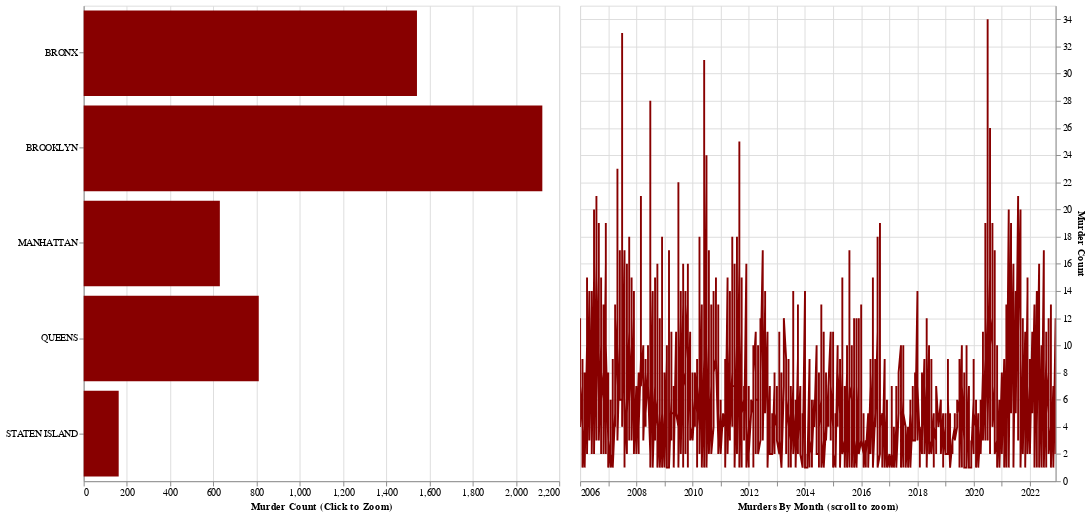

The notebook cell this image was saved under:
### Code cell
print("Overview of Murders by Month, and Borough")
#print("Overview of Murders By Date (Month) and Borough:")
#print("Zoom in for granular detail by month...")
#implement filtering using dynamic
selection = alt.selection(type="multi", fields=['BORO'])

#Create a container for our charts
base= alt.Chart(sh).properties(width=1000,height=500)

#overview chart
overview = alt.Chart(sh).mark_bar().encode(
    y= alt.Y("BORO",title=""),
    x= alt.X("sum(MURDER)",title="Murder Count (Click to Zoom)"),
    color=alt.condition(selection,alt.value("#880000"),alt.value("lightgrey")
    )).add_selection(selection).properties(height=500,width=500)

#detail chart
detailed = alt.Chart(sh).mark_line().encode(
    x= alt.X("OD",title="Murders By Month (scroll to zoom)"),
    y=alt.Y("sum(MURDER)",title="Murder Count",axis=alt.Axis(orient='right')),
    color = alt.value('#880000'),
    tooltip=['OD','BORO','sum(MURDER)']
    #,opacity = alt.condition(selection,alt.value(1),alt.value(.2))

).transform_filter(selection).properties(height=500,width=500).interactive()
overview | detailed

### Figure 1 — Vega-Lite specification as saved in the notebook (floating-point values rounded to 4 significant figures; data arrays with more than 128 entries replaced by an {"elided": "..."} marker saying what was removed)
{"config": {"view": {"continuousWidth": 400, "continuousHeight": 300}}, "hconcat": [{"mark": "bar", "encoding": {"color": {"condition": {"value": "#880000", "selection": "selector018"}, "value": "lightgrey"}, "x": {"aggregate": "sum", "field": "MURDER", "title": "Murder Count (Click to Zoom)", "type": "quantitative"}, "y": {"field": "BORO", "title": "", "type": "nominal"}}, "height": 500, "selection": {"selector018": {"type": "multi", "fields": ["BORO"]}}, "width": 500}, {"mark": "line", "encoding": {"color": {"value": "#880000"}, "tooltip": [{"field": "OD", "type": "temporal"}, {"field": "BORO", "type": "nominal"}, {"aggregate": "sum", "field": "MURDER", "type": "quantitative"}], "x": {"field": "OD", "title": "Murders By Month (scroll to zoom)", "type": "temporal"}, "y": {"aggregate": "sum", "axis": {"orient": "right"}, "field": "MURDER", "title": "Murder Count", "type": "quantitative"}}, "height": 500, "selection": {"selector019": {"type": "interval", "bind": "scales", "encodings": ["x", "y"]}}, "transform": [{"filter": {"selection": "selector018"}}], "width": 500}], "data": {"name": "data-b5767567ba7efcdc1bf2decf4cd72090"}, "$schema": "https://vega.github.io/schema/vega-lite/v4.17.0.json", "datasets": {"data-b5767567ba7efcdc1bf2decf4cd72090": {"elided": "3469 records"}}}
